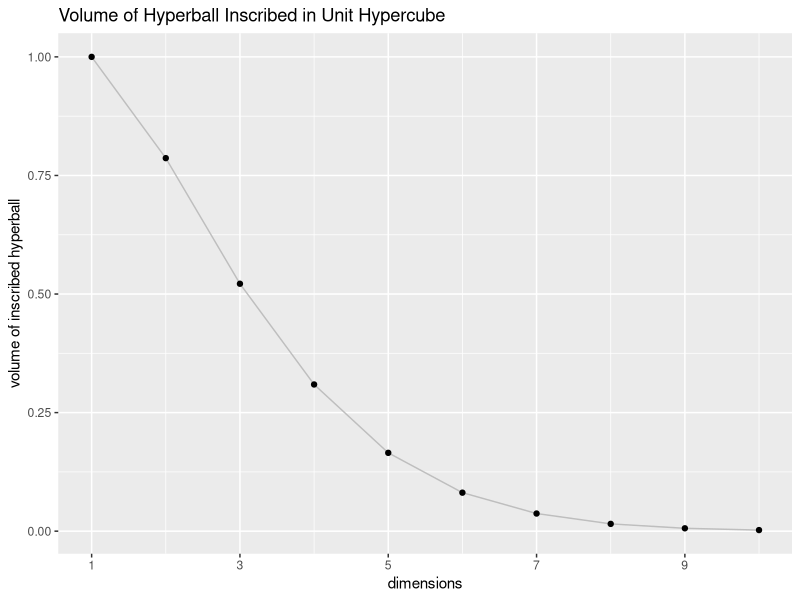
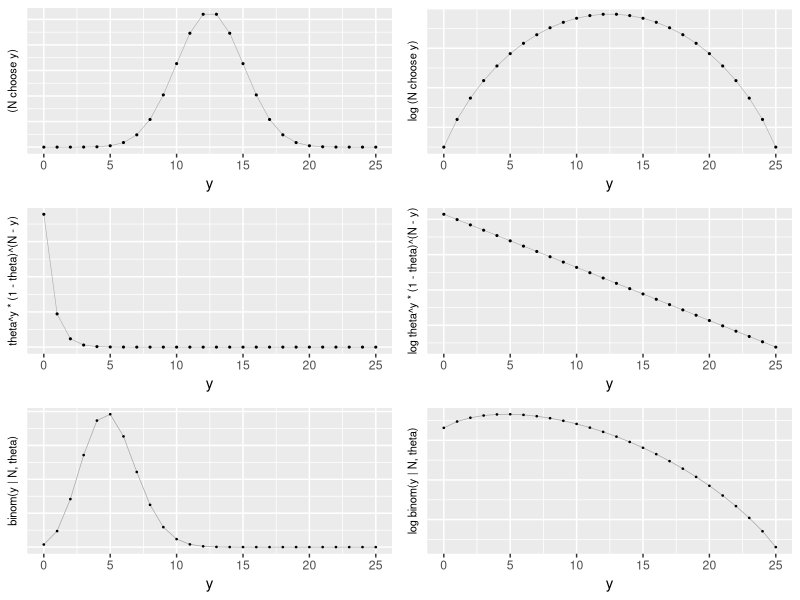
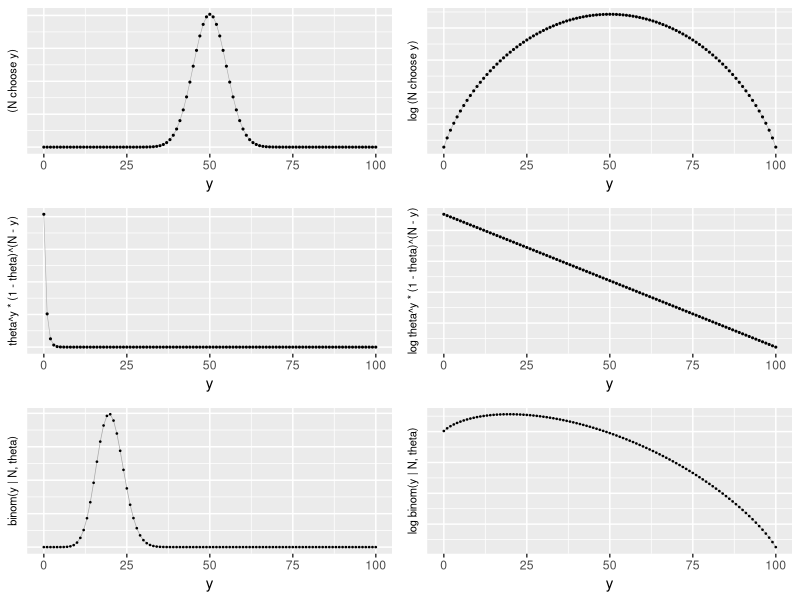
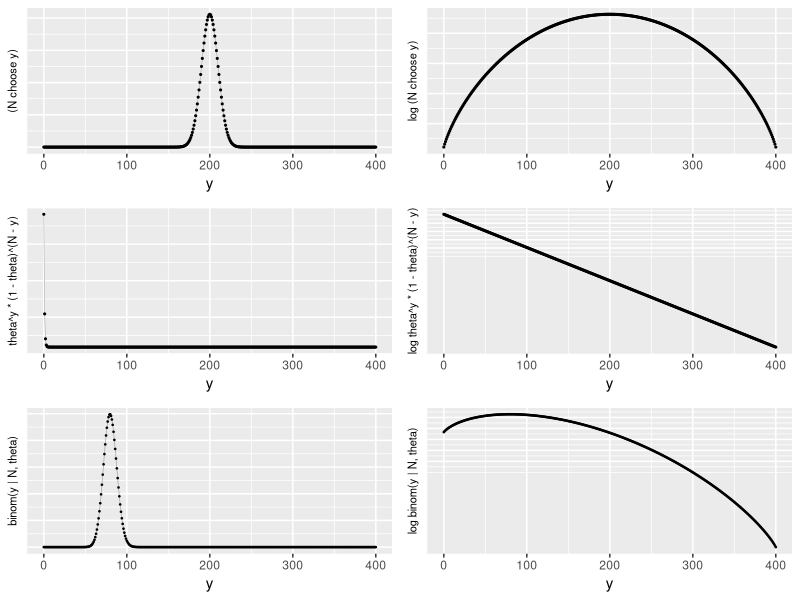
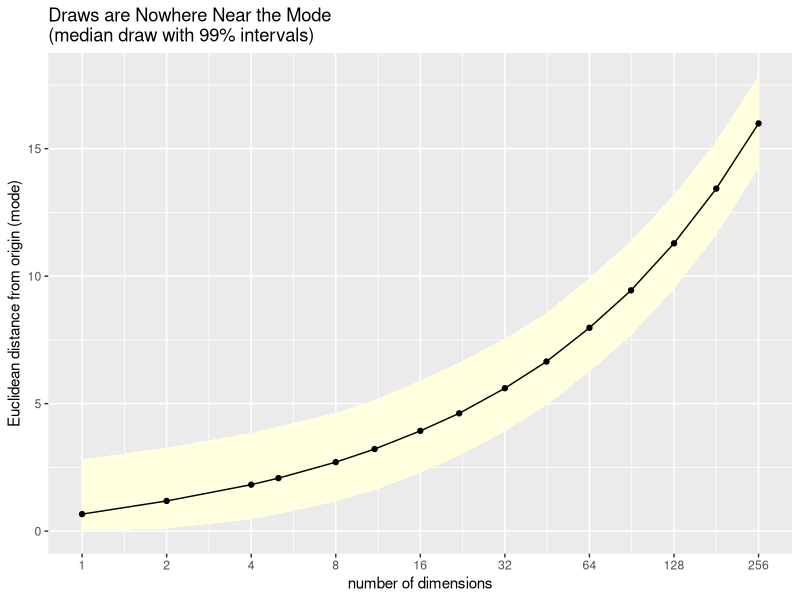
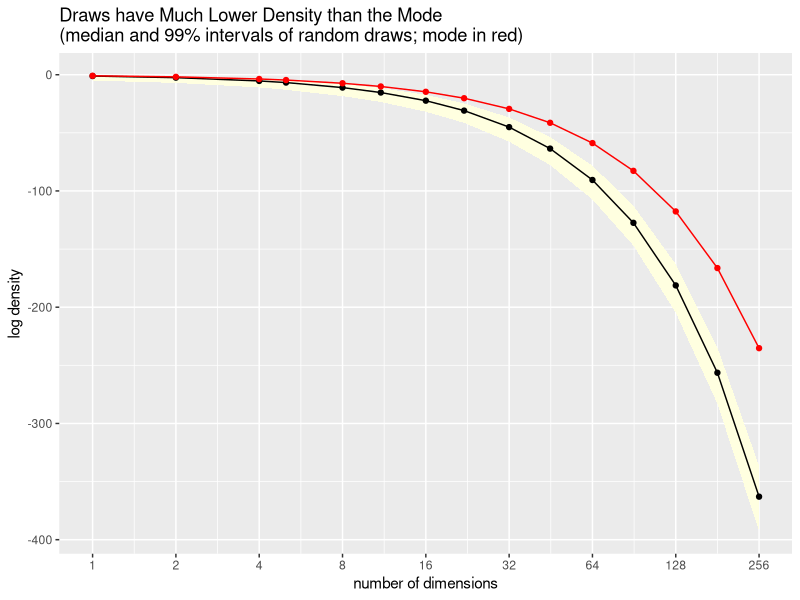

The R source for these figures, in order:
## ---- chunk 1
euclidean_length <- function(u) sqrt(sum(u * u));
## ---- chunk 2
euclidean_length(c(3, 4));
## ---- chunk 3
length(c(3, 4));
## ---- chunk 4
N <- 2;
M <- 1e6;
y <- matrix(runif(M * N, -0.5, 0.5), M, N);
p <- sum(sqrt(y[ , 1]^2 + y[ , 2]^2) < 0.5) / M;
print(4 * p, digits=3);
print(pi, digits=3);
## ---- chunk 5
M <- 1e5;
N_MAX = 10;
Pr_inside <- rep(NA, N_MAX);
for (N in 1:N_MAX) {
  y <- matrix(runif(M * N, -0.5, 0.5), M, N);
  inside <- 0;
  for (m in 1:M) {
    if (euclidean_length(y[m,]) < 0.5) {
      inside <- inside + 1;
    }
  }
  Pr_inside[N] <- inside / M;
}
df = data.frame(dims = 1:N_MAX, volume = Pr_inside);
print(df, digits=1);
## ---- chunk 6
library(ggplot2);
plot_corners <-
  ggplot(df, aes(x = dims, y = Pr_inside)) +
  scale_x_continuous(breaks=c(1, 3, 5, 7, 9)) +
  geom_line(colour="gray") +
  geom_point() +
  ylab("volume of inscribed hyperball") + 
  xlab("dimensions") +
  ggtitle("Volume of Hyperball Inscribed in Unit Hypercube")
plot_corners;
## ---- chunk 7
z <- rbinom(1e6, 100, 0.8);
## ---- chunk 8
summary(z);
## ---- chunk 9
quantile(z, probs=c(0.005, 0.995));
## ---- chunk 10
qbinom(c(0.0000005, 0.9999995), 100, 0.8)
## ---- chunk 11
choose_df <- function(Ys, theta=0.2) {
  N <- max(Ys);
  Ns <- rep(N, length(Ys));
  Cs <- choose(N, Ys);
  Ls <- theta^Ys * (1 - theta)^(N - Ys);
  Ps <- Cs * Ls;
  data.frame(list(y = Ys, N = Ns, combos = Cs, L = Ls, P = Ps));
}

choose_plot <- function(df, logy = FALSE) {
  p <-
    ggplot(df, aes(x = y, y = combos)) +
    geom_line(size=0.2, color="darkgray") +
    geom_point(size=0.4) +
    scale_x_continuous() +
    xlab("y");
  if (logy) {
    p <- p + scale_y_log10() +
      ylab("log (N choose y)") +
      theme(axis.title.y = element_text(size=8),
            axis.text.y=element_blank(),
            axis.ticks.y=element_blank())
      ggtitle("sequence log permutations ...");
  } else {
    p <- p + scale_y_continuous() +
      ylab("(N choose y)") +
      theme(axis.title.y = element_text(size=8),
            axis.text.y=element_blank(),
            axis.ticks.y=element_blank())
      ggtitle("sequence permutations ...");
  }
  return(p);
}
seq_plot <- function(df, logy = FALSE) {
  p <-
    ggplot(df, aes(x = y, y = L)) +
    geom_line(size=0.2, color="darkgray") +
    geom_point(size=0.4) +
    scale_x_continuous() +
    xlab("y");
    if (logy) {
      p <- p + scale_y_log10() +
           ylab("log theta^y * (1 - theta)^(N - y)") +
           theme(axis.title.y = element_text(size=8),
                 axis.text.y=element_blank(),
                 axis.ticks.y=element_blank())
           ggtitle("plus sequence log probability ...");
    } else {
      p <- p + scale_y_continuous() +
           ylab("theta^y * (1 - theta)^(N - y)") +
           theme(axis.title.y = element_text(size=8),
                 axis.text.y=element_blank(),
                 axis.ticks.y=element_blank())
           ggtitle("times sequence probability ...");
  }
  return(p);
}
joint_plot <- function(df, logy = FALSE) {
  p <- ggplot(df, aes(x = y, y = P)) +
    geom_line(size = 0.25, color = "darkgray") +
    geom_point(size = 0.25) +
    scale_x_continuous() +
    xlab("y");
  if (logy) {
    p <- p + scale_y_log10() +
           ylab("log binom(y | N, theta)") +
          theme(axis.title.y = element_text(size=8),
                axis.text.y=element_blank(),
                axis.ticks.y=element_blank())
           ggtitle("equals count log probability");
  } else {
    p <- p + scale_y_continuous() +
          ylab("binom(y | N, theta)") +
          theme(axis.title.y = element_text(size=8),
                axis.text.y=element_blank(),
                axis.ticks.y=element_blank())
          ggtitle("equals count probability");
  }
  return(p);
}
library("grid")
library("gridExtra");
plot_all <- function(df) {
  cp <- choose_plot(df, logy = FALSE);
  pp <- seq_plot(df, logy = FALSE);
  jp <- joint_plot(df, logy = FALSE);
  lcp <- choose_plot(df, logy = TRUE);
  lpp <- seq_plot(df, logy = TRUE);
  ljp <- joint_plot(df, logy = TRUE);
  grid.newpage();
  grid.arrange(ggplotGrob(cp), ggplotGrob(lcp),
               ggplotGrob(pp), ggplotGrob(lpp),
               ggplotGrob(jp), ggplotGrob(ljp),
               ncol = 2);
}

df25 <- choose_df(0:25);
plot_all(df25);

df100 <- choose_df(0:100)
plot_all(df100);

df400 <- choose_df(0:400);
plot_all(df400);
## ---- chunk 12
D <- 10;
u <- rnorm(D, 0, 1);
print(u, digits=2);
## ---- chunk 13
print(euclidean_length(u), digits=3);
## ---- chunk 14
log_sum_exp <- function(u) max(u) + log(sum(exp(u - max(u))));
N <- 1e4;
dim <- c(1, 2, 4, 5, 8, 11, 16, 22, 32, 45, 64, 90, 128, 181, 256);
D <- length(dim);
lower <- rep(NA, D);
middle <- rep(NA, D);
upper <- rep(NA, D);
lower_ll <- rep(NA, D);
middle_ll <- rep(NA, D);
upper_ll <- rep(NA, D);

mean_ll <- rep(NA, D);
max_ll <- rep(NA, D);
for (k in 1:D) {
  d <- dim[k];
  y <- rep(NA, N);
  for (n in 1:N) y[n] <- euclidean_length(rnorm(d, 0, 1));

  qs <- quantile(y, probs=c(0.005, 0.500, 0.995));
  lower[k] <- qs[[1]];
  middle[k] <- qs[[2]];
  upper[k] <- qs[[3]];

  ll <- rep(NA, N);
  for (n in 1:N) ll[n] <- sum(dnorm(rnorm(d, 0, 1), 0, 1, log=TRUE));

  qs_ll <- quantile(ll, probs=c(0.005, 0.500, 0.995));
  lower_ll[k] <- qs_ll[[1]];
  middle_ll[k] <- qs_ll[[2]];
  upper_ll[k] <- qs_ll[[3]];

  mean_ll[k] <- log_sum_exp(ll) - log(N);
  max_ll[k] <- sum(dnorm(rep(0, d), 0, 1, log=TRUE));
}
df <- data.frame(list(dim = dim, lb = lower, mid = middle, ub = upper,
                      lb_ll = lower_ll, mid_ll = middle_ll,
                      ub_ll = upper_ll, mean_ll = mean_ll, max_ll = max_ll));
print(df, digits = 1);
## ---- chunk 15
library(ggplot2);

plot1 <-
  ggplot(df, aes(dim)) +
  geom_ribbon(aes(ymin = lb, ymax = ub), fill="lightyellow") +
  geom_line(aes(y = mid)) +
  geom_point(aes(y = mid)) +
  scale_x_log10(breaks=2^(0:D)) +
  ylab("Euclidean distance from origin (mode)") +
  xlab("number of dimensions") +
  ggtitle("Draws are Nowhere Near the Mode\n(median draw with 99% intervals)");
plot1;
## ---- chunk 16
plot2 <-
  ggplot(df, aes(dim)) +
  geom_ribbon(aes(ymin = lb_ll, ymax = ub_ll), fill="lightyellow") +
  geom_line(aes(y = mid_ll)) +
  geom_point(aes(y = mid_ll)) +
  geom_line(aes(y = max_ll), color="red") +
  geom_point(aes(y = max_ll), color="red") +
  scale_x_log10(breaks=c(2^(0:D))) +
  scale_y_continuous() +
  ylab("log density") +
  xlab("number of dimensions") +
  ggtitle("Draws have Much Lower Density than the Mode
(median and 99% intervals of random draws; mode in red)");
plot2;
